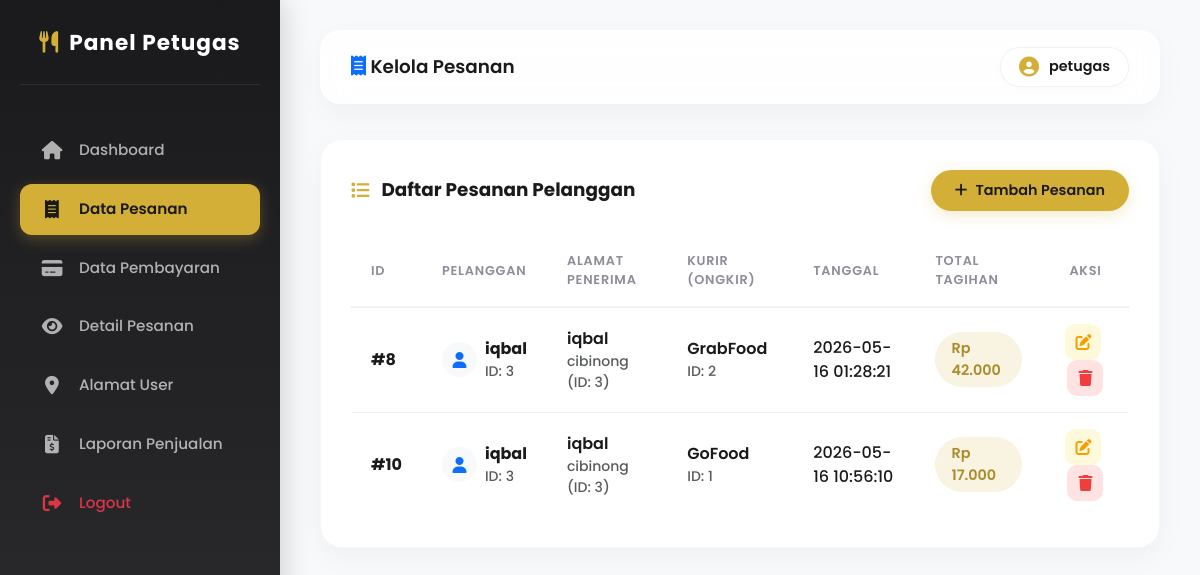
The page /petugas/pesanan.php (signed in) on the database its author committed.
### tables this page shows
CREATE TABLE `users` (
  `id` int(11) NOT NULL,
  `username` varchar(50) DEFAULT NULL,
  `password` varchar(255) NOT NULL,
  `role` enum('admin','petugas','pengunjung') DEFAULT NULL
);

CREATE TABLE `pesanan` (
  `id` int(11) NOT NULL,
  `user_id` int(11) DEFAULT NULL,
  `alamat_id` int(11) DEFAULT NULL,
  `ongkir_id` int(11) DEFAULT NULL,
  `tanggal` timestamp NULL DEFAULT CURRENT_TIMESTAMP,
  `total` int(11) DEFAULT NULL
);

CREATE TABLE `alamat` (
  `id` int(11) NOT NULL,
  `user_id` int(11) DEFAULT NULL,
  `nama_penerima` varchar(100) DEFAULT NULL,
  `alamat` text,
  `kota` varchar(50) DEFAULT NULL
);

CREATE TABLE `ongkir` (
  `id` int(11) NOT NULL,
  `nama_jasa` varchar(100) DEFAULT NULL,
  `biaya` int(11) DEFAULT NULL
);

### petugas/pesanan.php (the view, shortened to what this page needs)
<?php
include '../koneksi.php';
$id_petugas = $_SESSION['id'];
$q_petugas = mysqli_query($conn, "SELECT username FROM users WHERE id='$id_petugas'");
$d_petugas = mysqli_fetch_assoc($q_petugas);
$nama_petugas = $d_petugas['username'];
$data = mysqli_query($conn,"
    SELECT p.*, u.username, a.nama_penerima, a.kota, o.nama_jasa
    FROM pesanan p
    JOIN users u ON p.user_id = u.id
    LEFT JOIN alamat a ON p.alamat_id = a.id
    LEFT JOIN ongkir o ON p.ongkir_id = o.id
    ORDER BY p.id ASC
");
?>
<!DOCTYPE html>
<html lang="id">
<head>
    <link href="https://cdn.jsdelivr.net/npm/bootstrap@5.3.0/dist/css/bootstrap.min.css" rel="stylesheet">
    <link href="https://cdnjs.cloudflare.com/ajax/libs/font-awesome/6.4.0/css/all.min.css" rel="stylesheet">
    <link href="../css/dashboard.css" rel="stylesheet">
</head>
<body>
    <?php include '../includes/sidebar_petugas.php'; ?>
    <div class="main-content">
        <?php
        $topbar_title = "Kelola Pesanan";
        $user_name = $nama_petugas;
        $topbar_icon = '<i class="fa fa-receipt text-primary"></i>';
        include '../includes/topbar.php';
        ?>
        <div class="card-premium">
            <div class="d-flex justify-content-between align-items-center mb-4 flex-wrap gap-3">
                <h5 class="card-title-premium mb-0">
                    <i class="fa fa-list"></i> Daftar Pesanan Pelanggan
                </h5>
                <button class="btn-premium-primary" data-bs-toggle="modal" data-bs-target="#tambah">
                    <i class="fa fa-plus"></i> Tambah Pesanan
                </button>
            </div>
            <div class="table-responsive">
                <table class="table-premium">
                    <thead>
                        <tr>
                            <th>ID</th>
                            <th>Pelanggan</th>
                            <th>Alamat Penerima</th>
                            <th>Kurir (Ongkir)</th>
                            <th>Tanggal</th>
                            <th>Total Tagihan</th>
                            <th class="text-center">Aksi</th>
                        </tr>
                    </thead>
                    <tbody>
                        <?php while($d = mysqli_fetch_array($data)){ ?>
                        <tr>
                            <td><strong>#<?= $d['id'] ?></strong></td>
                            <td>
                                <div class="d-flex align-items-center gap-2">
                                    <div class="bg-light p-2 rounded-circle text-primary d-flex align-items-center justify-content-center" style="width: 35px; height: 35px;">
                                        <i class="fa fa-user"></i>
                                    </div>
                                    <div>
                                        <div class="fw-bold"><?= htmlspecialchars($d['username']) ?></div>
                                        <div class="small text-muted">ID: <?= $d['user_id'] ?></div>
                                    </div>
                                </div>
                            </td>
                            <td>
                                <?php if($d['alamat_id']) { ?>
                                    <div class="fw-semibold"><?= htmlspecialchars($d['nama_penerima']) ?></div>
                                    <div class="small text-muted"><?= htmlspecialchars($d['kota']) ?> (ID: <?= $d['alamat_id'] ?>)</div>
                                <?php } else { ?>
                                    <span class="text-danger small">Belum diisi (NULL)</span>
                                <?php } ?>
                            </td>
                            <td>
                                <?php if($d['ongkir_id']) { ?>
                                    <div class="fw-semibold"><?= htmlspecialchars($d['nama_jasa']) ?></div>
                                    <div class="small text-muted">ID: <?= $d['ongkir_id'] ?></div>
                                <?php } else { ?>
                                    <span class="text-danger small">Belum diisi (NULL)</span>
                                <?php } ?>
                            </td>
                            <td><?= htmlspecialchars($d['tanggal']) ?></td>
                            <td>
                                <span class="price-badge">
                                    Rp <?= number_format($d['total'] ? $d['total'] : 0, 0, ',', '.') ?>
                                </span>
                            </td>
                            <td class="text-center">
                                <button class="btn-action-premium btn-edit-premium me-1" data-bs-toggle="modal" data-bs-target="#edit<?= $d['id'] ?>" title="Edit">
                                    <i class="fa fa-edit"></i>
                                </button>
                                <button type="button" class="btn-action-premium btn-delete-premium" onclick="konfirmasiHapus('pesanan.php?hapus=<?= $d['id'] ?>')" title="Hapus">
                                    <i class="fa fa-trash"></i>
                                </button>
                            </td>
                        </tr>
                        <?php } ?>
                    </tbody>
                </table>
            </div>
        </div>
    </div>
</body>
</html>

### includes/topbar.php (shortened to what this page needs)
<div class="topbar">
    <div class="topbar-title">
        <h5><?= isset($topbar_icon) ? $topbar_icon : '<i class="fa fa-chart-pie"></i>' ?> <?= htmlspecialchars($topbar_title) ?></h5>
    </div>
    <div class="topbar-profile">
        <div class="topbar-user">
            <i class="fa fa-user-circle"></i> <span><?= htmlspecialchars($user_name) ?></span>
        </div>
    </div>
</div>

### css/dashboard.css (style rules this page uses)
:root { --gold: #D4AF37; --gold-dark: #AA8C2C; --gold-light: rgba(212, 175, 55, 0.15); --dark: #1A1A1D; --dark-medium: #242428; --sidebar-bg: linear-gradient(180deg, #1A1A1D 0%, #2D2D30 100%); --bg-light: #F8F9FA; --card-shadow: 0 10px 30px rgba(0, 0, 0, 0.04); --hover-shadow: 0 15px 35px rgba(212, 175, 55, 0.12); --transition: all 0.3s cubic-bezier(0.25, 0.8, 0.25, 1); }
* { margin: 0; padding: 0; box-sizing: border-box; }
body { font-family: 'Poppins', sans-serif; background-color: var(--bg-light); color: var(--dark); min-height: 100vh; overflow-x: hidden; }
.main-content { margin-left: 280px; padding: 30px 40px; transition: var(--transition); min-height: 100vh; }
.topbar { background: rgba(255, 255, 255, 0.85); backdrop-filter: blur(12px); -webkit-backdrop-filter: blur(12px); padding: 16px 30px; border-radius: 20px; margin-bottom: 35px; display: flex; justify-content: space-between; align-items: center; box-shadow: var(--card-shadow); border: 1px solid rgba(255, 255, 255, 0.5); }
.topbar-title { display: flex; align-items: center; gap: 12px; }
.topbar-title h5 { margin: 0; font-weight: 600; color: var(--dark); font-size: 1.15rem; }
.topbar-title i { color: var(--gold); font-size: 1.25rem; }
.topbar-profile { display: flex; align-items: center; gap: 12px; }
.topbar-user { display: flex; align-items: center; gap: 10px; background: #ffffff; padding: 8px 18px; border-radius: 30px; border: 1px solid rgba(0, 0, 0, 0.05); box-shadow: 0 2px 8px rgba(0, 0, 0, 0.02); font-weight: 600; color: var(--dark); font-size: 0.9rem; }
.topbar-user i { font-size: 1.25rem; color: var(--gold); }
.card-premium { background: #ffffff; border-radius: 22px; border: 1px solid rgba(0, 0, 0, 0.03); padding: 30px; box-shadow: var(--card-shadow); transition: var(--transition); }
.card-title-premium { font-weight: 700; color: var(--dark); font-size: 1.15rem; margin-bottom: 25px; display: flex; align-items: center; gap: 12px; }
.card-title-premium i { color: var(--gold); }
.table-responsive { scrollbar-width: none; }
.table-premium { width: 100%; margin-bottom: 0; }
.table-premium th { border-bottom: 2px solid #f0f0f5; color: #8c8c9a; font-weight: 600; text-transform: uppercase; font-size: 0.8rem; letter-spacing: 0.8px; padding: 16px 20px; background-color: transparent; }
.table-premium td { vertical-align: middle; padding: 16px 20px; color: var(--dark); font-weight: 500; border-bottom: 1px solid #f2f2f7; background-color: transparent; transition: var(--transition); }
.table-premium tbody tr { transition: var(--transition); }
.table-premium tbody tr:last-child td { border-bottom: none; }
.price-badge { background: var(--gold-light); padding: 6px 16px; border-radius: 30px; color: var(--gold-dark); font-weight: 600; font-size: 0.9rem; display: inline-block; }
.btn-premium-primary { background: var(--gold); color: var(--dark) !important; border: none; border-radius: 30px; padding: 10px 24px; font-weight: 600; font-size: 0.9rem; display: inline-flex; align-items: center; gap: 8px; text-decoration: none; transition: var(--transition); box-shadow: 0 4px 15px rgba(212, 175, 55, 0.25); }
.btn-action-premium { width: 36px; height: 36px; border-radius: 10px; display: inline-flex; align-items: center; justify-content: center; border: none; transition: var(--transition); text-decoration: none; }
.btn-edit-premium { background-color: #fff9db; color: #f59f00 !important; }
.btn-delete-premium { background-color: #ffe3e3; color: #f03e3e !important; }

### rows shown on the page
users: username "petugas"
pesanan: id "8", user.username "iqbal", user "3", alamat.nama_penerima "iqbal", alamat.kota "cibinong", alamat "3", ongkir.nama_jasa "GrabFood", ongkir "2", tanggal "2026-05-16 01:28:21", total "42.000"
pesanan: id "10", user.username "iqbal", user "3", alamat.nama_penerima "iqbal", alamat.kota "cibinong", alamat "3", ongkir.nama_jasa "GoFood", ongkir "1", tanggal "2026-05-16 10:56:10", total "17.000"

### other values the page prints
$topbar_title "Kelola Pesanan"
